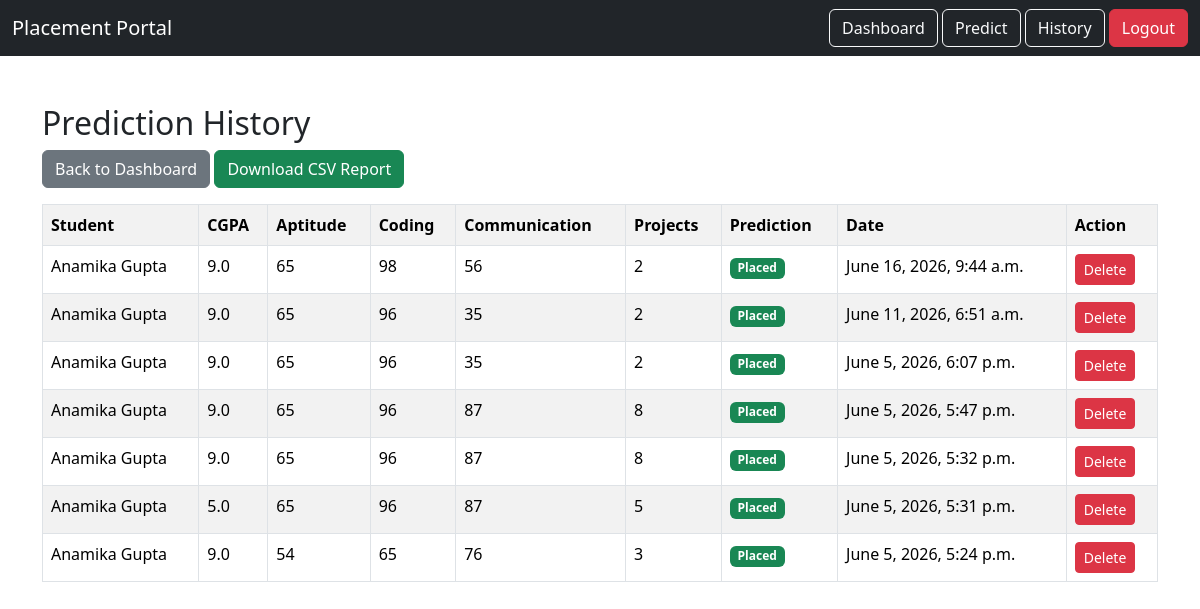
Before: /history/ (signed in) with the older database file.
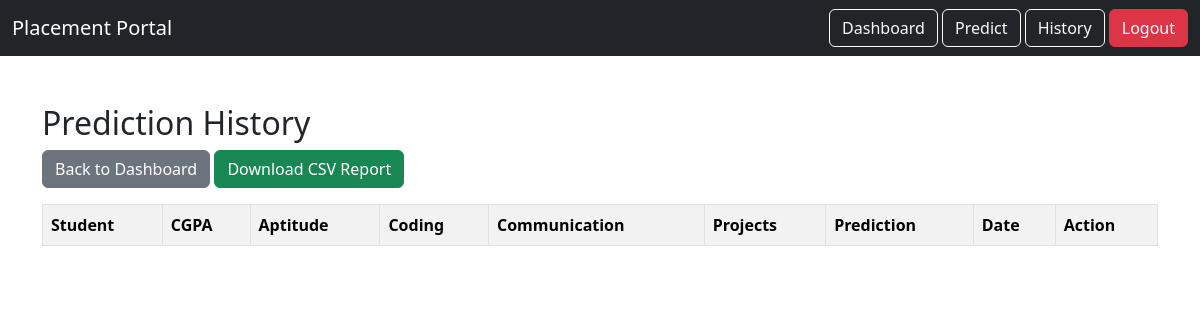
After: the same page with the newer database file.
### students/models.py (models this page shows, shortened)
class PredictionHistory(models.Model):
    student = models.ForeignKey(
        Student,
        on_delete=models.CASCADE
    )
    cgpa = models.FloatField()
    aptitude = models.IntegerField()
    coding = models.IntegerField()
    communication = models.IntegerField()
    projects = models.IntegerField()
    prediction = models.CharField(max_length=20)
    created_at = models.DateTimeField(auto_now_add=True)

class Student(models.Model):
    user = models.OneToOneField(
        User,
        on_delete=models.CASCADE,
        null=True,
        blank=True
    )
    name = models.CharField(max_length=100)
    email = models.EmailField(unique=True)
    branch = models.CharField(max_length=50, blank=True)
    semester = models.IntegerField(default=0)
    cgpa = models.FloatField(default=0)
    aptitude = models.IntegerField(default=0)
    coding = models.IntegerField(default=0)
    communication = models.IntegerField(default=0)
    projects = models.IntegerField(default=0)

### students/views.py (the view)
# urls.py: path('history/', views.history, name='history'),
def history(request):
    student = Student.objects.filter(
        user=request.user
    ).first()
    history = PredictionHistory.objects.filter(
        student=student
    ).order_by('-created_at')
    return render(
        request,
        'history.html',
        {
            'history': history
        }
    )

### students/templates/history.html (shortened to what this page needs)
<!DOCTYPE html>
<html>
<head>
    <link href="https://cdn.jsdelivr.net/npm/bootstrap@5.3.3/dist/css/bootstrap.min.css"
          rel="stylesheet">
</head>
<body>
<nav class="navbar navbar-dark bg-dark mb-4">
<div class="container-fluid">
<a class="navbar-brand" href="/dashboard/">
Placement Portal
</a>
<div>
<a href="/dashboard/" class="btn btn-outline-light">
Dashboard
</a>
<a href="/predict/" class="btn btn-outline-light">
Predict
</a>
<a href="/history/" class="btn btn-outline-light">
History
</a>
<a href="/logout/" class="btn btn-danger">
Logout
</a>
</div>
</div>
</nav>
<div class="container mt-5">
    <h2>Prediction History</h2>
    <a href="/dashboard/" class="btn btn-secondary mb-3">
        Back to Dashboard
    </a>
<a href="/export-csv/"
   class="btn btn-success mb-3">
   Download CSV Report
</a>
    <table class="table table-bordered table-striped">
        <tr>
            <th>Student</th>
            <th>CGPA</th>
            <th>Aptitude</th>
            <th>Coding</th>
            <th>Communication</th>
            <th>Projects</th>
            <th>Prediction</th>
            <th>Date</th>
            <th>Action</th>
        </tr>
        {% for item in history %}
        <tr>
            <td>{{ item.student.name }}</td>
            <td>{{ item.cgpa }}</td>
            <td>{{ item.aptitude }}</td>
            <td>{{ item.coding }}</td>
            <td>{{ item.communication }}</td>
            <td>{{ item.projects }}</td>
            <td>
                {% if item.prediction == "Placed" %}
                    <span class="badge bg-success">
                        Placed
                    </span>
                {% else %}
                    <span class="badge bg-danger">
                        Not Placed
                    </span>
                {% endif %}
            </td>
            <td>{{ item.created_at }}</td>
            <td>
    <a href="/delete-history/{{ item.id }}/"
       class="btn btn-danger btn-sm">
        Delete
    </a>
</td>
        </tr>
        {% endfor %}
    </table>
</div>
</body>
</html>

Changed rows visible on the page:
removed PredictionHistory: student.name "Anamika Gupta", cgpa "9.0", aptitude "65", coding "98", communication "56", projects "2", prediction "Placed", created_at "June 16, 2026, 9:44 a.m."
removed PredictionHistory: student.name "Anamika Gupta", cgpa "9.0", aptitude "65", coding "96", communication "35", projects "2", prediction "Placed", created_at "June 11, 2026, 6:51 a.m."
removed PredictionHistory: student.name "Anamika Gupta", cgpa "9.0", aptitude "65", coding "96", communication "35", projects "2", prediction "Placed", created_at "June 5, 2026, 6:07 p.m."
removed PredictionHistory: student.name "Anamika Gupta", cgpa "9.0", aptitude "65", coding "96", communication "87", projects "8", prediction "Placed", created_at "June 5, 2026, 5:47 p.m."
removed PredictionHistory: student.name "Anamika Gupta", cgpa "9.0", aptitude "65", coding "96", communication "87", projects "8", prediction "Placed", created_at "June 5, 2026, 5:32 p.m."
removed PredictionHistory: student.name "Anamika Gupta", cgpa "5.0", aptitude "65", coding "96", communication "87", projects "5", prediction "Placed", created_at "June 5, 2026, 5:31 p.m."
removed PredictionHistory: student.name "Anamika Gupta", cgpa "9.0", aptitude "54", coding "65", communication "76", projects "3", prediction "Placed", created_at "June 5, 2026, 5:24 p.m."
